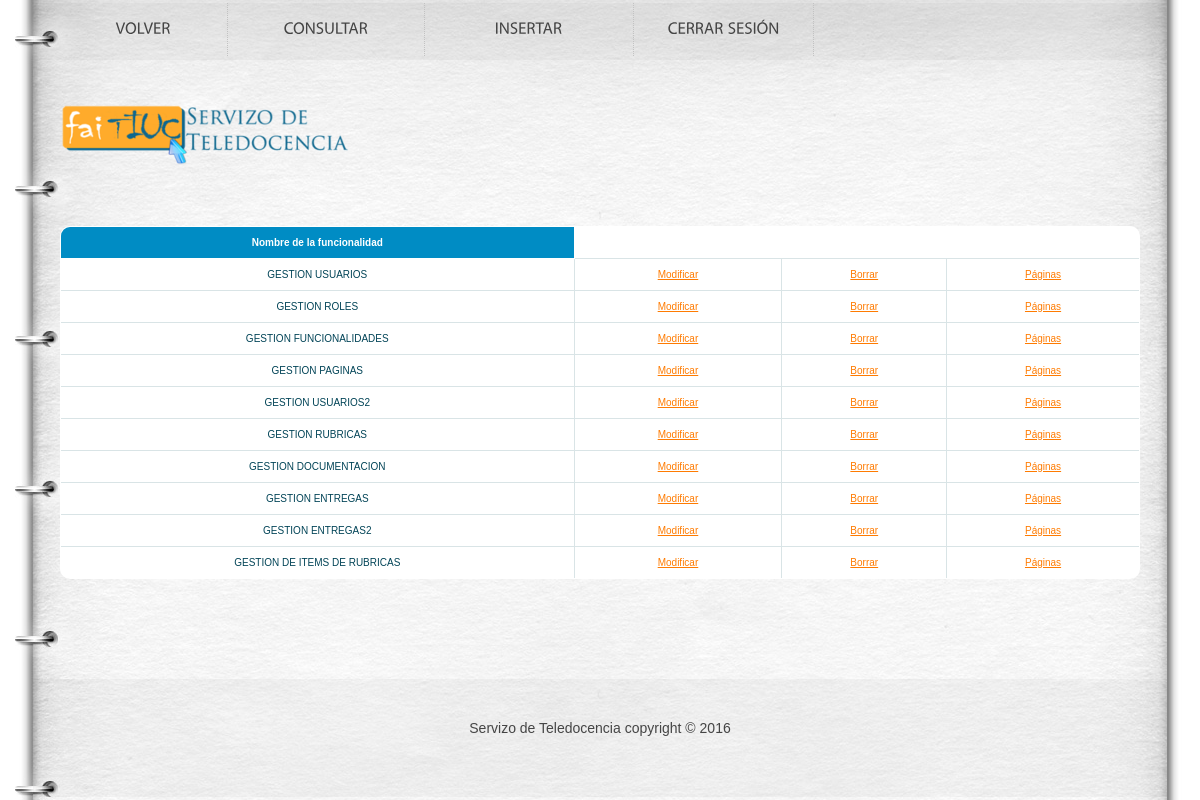
/et3_iu/Controllers/FUNCIONALIDAD_Controller.php (signed in), run on the app's committed database.
### tables this page shows
CREATE TABLE IF NOT EXISTS `FUNCIONALIDAD` (
`FUNCIONALIDAD_ID` int(10) NOT NULL,
  `FUNCIONALIDAD_NOM` varchar(80) NOT NULL
);

### et3_iu/Controllers/FUNCIONALIDAD_Controller.php (called while the page is built, shortened)
<?php
include '../Models/FUNCIONALIDAD_Model.php';
	Switch ($_REQUEST['accion']){
		default:
			if (!isset($_REQUEST['FUNCIONALIDAD_NOM'])){
				$funcionalidad = new FUNCIONALIDAD_MODEL('', '');
			}
			else {
				$rol=get_data_form();
			}
			$datos = $funcionalidad->ConsultarTodo();
			if(!tienePermisos('FUNCIONALIDAD_Show')){
				new Mensaje('No tienes los permisos necesarios','../Views/DEFAULT_Vista.php');
			}
			else {
				new FUNCIONALIDAD_Show($datos, '../Views/DEFAULT_Vista.php');
			}
	}
?>

### et3_iu/Models/FUNCIONALIDAD_Model.php (called while the page is built, shortened)
<?php
class FUNCIONALIDAD_MODEL
{
	var $mysqli;
function ConectarBD()
{
    $this->mysqli = new mysqli( "localhost", "iu2016", "iu2016", "IU2016");
}
	function ConsultarTodo()
	{
		$sql = "select * from FUNCIONALIDAD ORDER BY FUNCIONALIDAD_ID";
		if (!($resultado = $this->mysqli->query($sql))){
			return 'Error en la consulta sobre la base de datos';
		}
		else{
			$toret=array();
			$i=0;
			while ($fila= $resultado->fetch_array()) {
				$toret[$i]=$fila;
				$i++;
			}
			return $toret;
		}
	}
}
?>

### et3_iu/Views/FUNCIONALIDAD_SHOWALL_Vista.php (the view, shortened to what this page needs)
<?php
class FUNCIONALIDAD_Show{
	private $datos;
	private $volver;
	function __construct($array, $volver){
		$this->datos = $array;
		$this->volver = $volver;
		$this->render();
	}
	function render(){
		?>
		?> <head>
			<link rel="stylesheet" href="../css/reset.css" type="text/css" media="all">
			<link rel="stylesheet" href="../css/style.css" type="text/css" media="all">
		</head>
		<body id="page2">
		<div class="wrap">
			<header>
				<div class="container">
					<h1><a href="../Views/DEFAULT_Vista.php"></a></h1>
					<nav>
						<ul><li><?php echo '<a href=\'' . $this->volver . "' class='m5'>" . $strings['Volver'] . " </a>"; ?></li>
							<li><a href='./FUNCIONALIDAD_Controller.php?accion=<?php echo $strings['Consultar']?>'class="m4"><?php echo $strings['Consultar']?></a></li>
							<li><a href='./FUNCIONALIDAD_Controller.php?accion=<?php echo $strings['Insertar'] ?>' class="m3"><?php echo $strings['Insertar']?></a></li>
							<li><a href="../Functions/Desconectar.php" class="m2"><?php echo  $strings['Cerrar Sesión']; ?></a></li>
						</ul>
					</nav>
				</div>
			</header>
			<div class="container">
				<?php
				$lista = array('FUNCIONALIDAD_NOM');
				?>
				<br><br>
				<div id="centrado"><table class="table" id="btable" border = 1>
						<tr>
							<?php
							foreach($lista as $titulo){
								echo "<th>";
								?>
								<?php
								echo $strings[$titulo];
								?>
								</th>
								<?php
							}
							?>
						</tr>
						<?php
						for ($j=0;$j<count($this->datos);$j++){
							echo "<tr>";
							foreach ($this->datos [$j] as $clave => $valor) {
								for ($i = 0; $i < count($lista); $i++) {
									if ($clave === $lista[$i]) {
										?>
										<?php
										echo "<td>";
										echo $valor;
										echo "</td>";
									}
								}
							}
							?>
							<td>
								<a href='FUNCIONALIDAD_Controller.php?FUNCIONALIDAD_NOM=<?php echo $this->datos[$j]['FUNCIONALIDAD_NOM'] . '&accion='.$strings['Modificar']; ?>'><?php echo $strings['Modificar']?></a>
							</td>
							<td>
								<a href='FUNCIONALIDAD_Controller.php?FUNCIONALIDAD_NOM=<?php echo $this->datos[$j]['FUNCIONALIDAD_NOM'] . '&accion='.$strings['Borrar']; ?>'><?php echo $strings['Borrar']?></a>
							</td>
							<td>
								<a href='FUNCIONALIDAD_Controller.php?FUNCIONALIDAD_NOM=<?php echo $this->datos[$j]['FUNCIONALIDAD_NOM'] . '&accion='.$strings['Paginas']; ?>'><?php echo $strings['Páginas']?></a>
							</td>
							<?php
							echo "<tr>";
						}
						?>
					</table></div>
			</div>
		</div>
		<footer>
			<div class="container">
				<div class="inside">
					<div class="wrapper">
						<div class="aligncenter"> Servizo de Teledocencia copyright © 2016 </div>
					</div>
				</div>
			</div>
		</footer>
		</body>
		<?php
	}
}

### et3_iu/css/style.css (style rules this page uses)
article, aside, audio, canvas, command, datalist, details, embed, figcaption, figure, footer, header, hgroup, keygen, meter, nav, output, progress, section, source, video { display:block; }
body { background:#fff; font-family:Arial, Helvetica, sans-serif; font-size:100%; line-height:1em; color:#454545; }
html, body { height:100%; }
.container { margin:0 auto; width:1080px; overflow:hidden; font-size:.875em; padding-bottom:176px; }
header { background:url(../images/header-bg.jpg) no-repeat center top; min-width:940px; }
header .container { height:194px; position:relative; padding:0; }
footer { background:url(../images/footer-bg.png) no-repeat center top; margin-top:-121px; min-width:940px; }
footer .container { height:121px; padding:0; }
.aligncenter { text-align:center; }
.wrapper { width:100%; overflow:hidden; }
.wrap { height:auto !important; height:100%; min-height:100%; background:url(../images/tail-middle.jpg) repeat-y center 194px; min-width:940px; }
#centrado { text-align: center; }
a { color:#ff7b01; outline:none; }
h1 { text-indent:-9999px; }
h1 a { width:473px; height:63px; position:absolute; left:0; top:104px; background:url(../images/logo.png) no-repeat left top; }
header nav { position:absolute; left:0; top:3px; }
header nav ul li { float:left; font-size:16px; line-height:1.2em; text-transform:uppercase; padding-right:1px; background:url(../images/divider.gif) repeat-y right top; }
header nav ul li a { color:#454545; text-decoration:none; display:block; float:left; text-align:center; padding:18px 0 20px 0; background-repeat:no-repeat; background-position:left top; }
header nav ul li a.m2 { width:179px; }
header nav ul li a.m3 { width:208px; }
header nav ul li a.m4 { width:196px; }
header nav ul li a.m5 { width:167px; }
table { white-space: normal; line-height: normal; font-weight: normal; font-size: smaller; font-style: normal; color: black; text-align: center; font-variant: normal; border-color: gray; background-color: white; }
#btable { white-space: normal; line-height: normal; font-weight: normal; font-size: 10px; font-style: normal; color: black; text-align: center; font-variant: normal; border-color: gray; background-color: white; margin-left: 0px; }
#btable { width: 100%; overflow: hidden; background: #FFF; color: #024457; border-radius: 10px; border: 1px solid #008cc4; }
#btable tr { border: 1px solid #D9E4E6; }
#btable tr:nth-child(odd) { background-color: #EAF3F3; }
#btable th { display: none; border: 1px solid #FFF; background-color: #008cc4; color: #FFF; padding: 1em; }
#btable th:first-child { display: table-cell; text-align: center; }
#btable td { display: block; word-wrap: break-word; max-width: 7em; }
#btable td:first-child { display: table-cell; text-align: center; border-right: 1px solid #D9E4E6; }
@media (min-width: 480px) { #btable td { border: 1px solid #D9E4E6; } }
#btable th, #btable td { text-align: center; margin: .5em 1em; }
@media (min-width: 480px) { #btable th, #btable td { display: table-cell; padding: 1em; } }
footer .aligncenter { padding-top:39px; line-height:1.429em; }

### data on the page
funcionalidad: FUNCIONALIDAD_NOM "GESTION USUARIOS"
funcionalidad: FUNCIONALIDAD_NOM "GESTION ROLES"
funcionalidad: FUNCIONALIDAD_NOM "GESTION FUNCIONALIDADES"
funcionalidad: FUNCIONALIDAD_NOM "GESTION PAGINAS"
funcionalidad: FUNCIONALIDAD_NOM "GESTION USUARIOS2"
funcionalidad: FUNCIONALIDAD_NOM "GESTION RUBRICAS"
funcionalidad: FUNCIONALIDAD_NOM "GESTION DOCUMENTACION"
funcionalidad: FUNCIONALIDAD_NOM "GESTION ENTREGAS"
funcionalidad: FUNCIONALIDAD_NOM "GESTION ENTREGAS2"
funcionalidad: FUNCIONALIDAD_NOM "GESTION DE ITEMS DE RUBRICAS"

### other printed values
$strings[$titulo] "Nombre de la funcionalidad"
